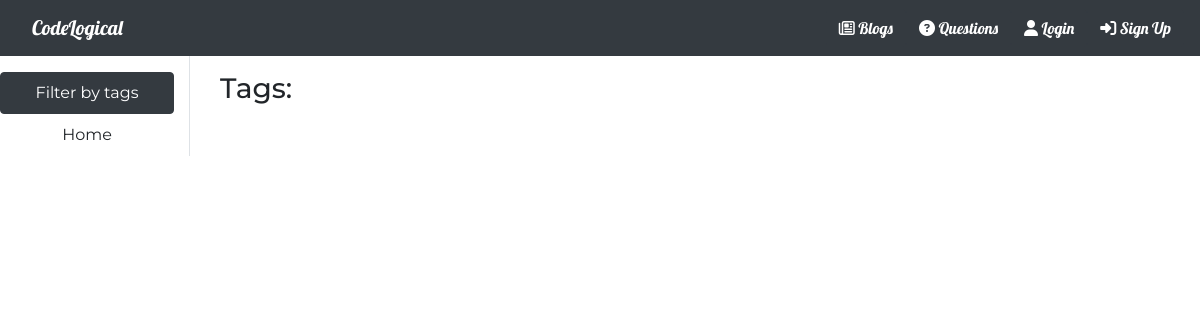
The app's page /question/tags/all, older data.
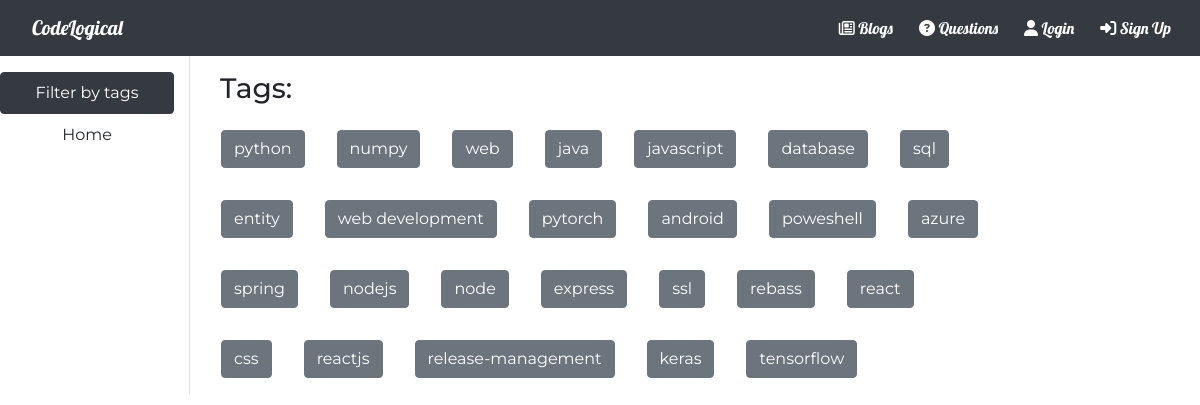
The same page, newer data.
### qna/views.py (the view)
# urls.py: path('question/tags/all',TagListView.as_view(),name='tag-list'),
class TagListView(ListView):
    model = Tag
    template_name = "qna/tag_list.html"
    context_object_name="tags"
    def get_context_data(self, **kwargs):
        context = super().get_context_data(**kwargs)
        questions=Question.objects.all()
        tags=[]
        for i in questions:
            for j in i.tags.all():
                tags.append(j)
        tags=list(set(tags))
        context["tags"]=tags
        return context

### qna/templates/qna/tag_list.html
{% extends "blog/base.html" %}
{% block space %}
<div class="row flex-xl-nowrap">
    <div class="col-12 col-md-3 col-xl-2 bd-sidebar border-right align-items-center">
        <nav class="nav flex-column sticky-top sidebar pt-3">
            <li class="nav-item">
                <a class="nav-link btn btn-dark " href="{% url 'tag-list' %}">Filter by tags</a>
            </li>
            <li class="nav-item">
                <a class="nav-link btn " href="{% url 'home' %}" tabindex="-1" aria-disabled="true">Home</a>
            </li>
        </nav>
    </div>
    <div class="col-sm-12 col-md-8 col-lg-8 pt-3">
        <div class="container">
            <h3>Tags:</h3>
            <div class="row">
                {% for tag in tags %}
                    <div class="p-3">
                        <a href="{% url 'tagged-questions' tag %}" class="btn btn-secondary ">
                            {{ tag }}
                        </a>
                    </div>
                {% endfor %}
            </div>
        </div>
    </div>
</div>
{% endblock %}

Row changes from the older to the newer data that the page shows:
now on this page (row unchanged): Tag: name "python"
now on this page (row unchanged): Tag: name "numpy"
now on this page (row unchanged): Tag: name "web"
now on this page (row unchanged): Tag: name "java"
now on this page (row unchanged): Tag: name "javascript"
added Tag: name "database"
added Tag: name "sql"
added Tag: name "entity"
added Tag: name "web development"
added Tag: name "pytorch"
added Tag: name "android"
added Tag: name "poweshell"
added Tag: name "azure"
added Tag: name "spring"
added Tag: name "nodejs"
added Tag: name "node"
added Tag: name "express"
added Tag: name "ssl"
added Tag: name "rebass"
added Tag: name "react"
added Tag: name "css"
added Tag: name "reactjs"
added Tag: name "release-management"
added Tag: name "keras"
added Tag: name "tensorflow"
